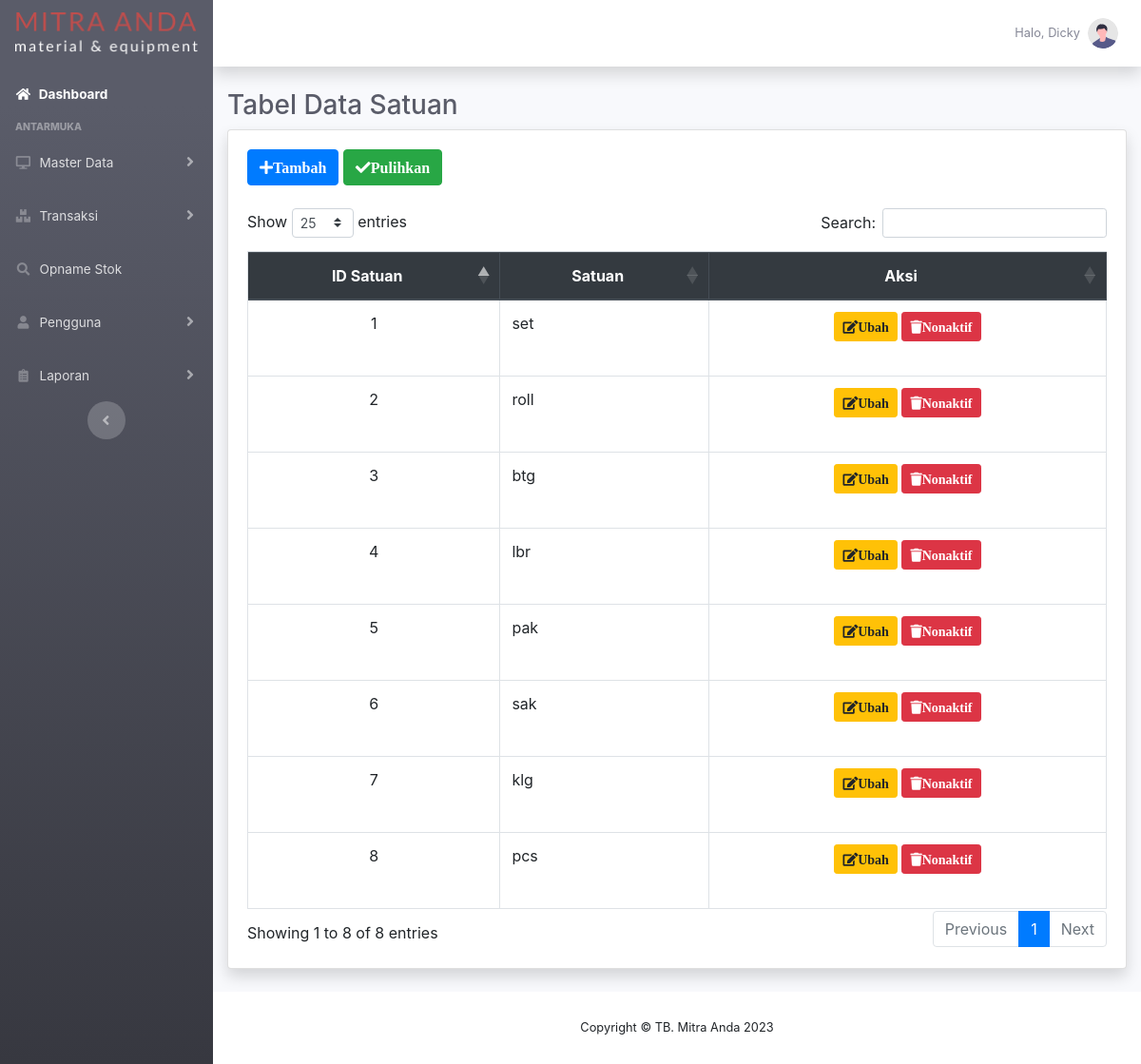
The app's page /php/modul/master/satuan.php (signed in) with its own data.
### tables this page shows
CREATE TABLE `tbsatuan` (
  `idSatuan` int(11) NOT NULL,
  `Satuan` varchar(10) NOT NULL,
  `Status` tinyint(1) NOT NULL
);

### php/modul/master/satuan.php (the view, shortened to what this page needs)
<?php
	require '../../fungsi.php';
?>
<!DOCTYPE html>
<html lang="en">
    <head>
        <link href="../../../vendor/fontawesome-free/css/all.min.css" rel="stylesheet" type="text/css">
        <link href="../../../css/sb-admin-2.css" rel="stylesheet">
        <link rel="stylesheet" href="https://maxcdn.bootstrapcdn.com/bootstrap/4.5.2/css/bootstrap.min.css">
        <link rel="stylesheet" type="text/css" href="https://cdnjs.cloudflare.com/ajax/libs/twitter-bootstrap/4.5.2/css/bootstrap.css">
        <link rel="stylesheet" type="text/css" href="https://cdn.datatables.net/1.13.4/css/dataTables.bootstrap4.min.css">
        <link rel="stylesheet" type="text/css" href="https://cdn.datatables.net/buttons/1.6.5/css/buttons.dataTables.min.css">
        <link rel="stylesheet" href="https://cdn.jsdelivr.net/npm/bootstrap-select@1.13.14/dist/css/bootstrap-select.min.css">
    </head>
    <body id="page-top">
        <div id="wrapper">
            <ul class="navbar-nav bg-gradient-dark sidebar sidebar-dark accordion" id="accordionSidebar">
                <a class="sidebar-brand d-flex align-items-center justify-content-center" href="../../index.php">
                    <img class="img-fluid" src="../../../assets/img/logotext.png"></img>
                </a>
                <li class="nav-item active">
                    <a class="nav-link" href="../../index.php">
                        <i class="fas fa-fw fa-home"></i>
                        <span>Dashboard</span></a>
                </li>
                <div class="sidebar-heading">
                    Antarmuka
                </div>
                <li class="nav-item">
                    <a class="nav-link collapsed" href="#" data-toggle="collapse" data-target="#collapseMaster"
                    aria-expanded="true" aria-controls="collapseMaster">
                        <i class="fas fa-fw fa-desktop"></i>
                        <span>Master Data</span>
                    </a>
                </li>
                <li class="nav-item">
                    <a class="nav-link collapsed" href="#" data-toggle="collapse" data-target="#collapseStok"
                    aria-expanded="true" aria-controls="collapseStok">
                        <i class="fas fa-fw fa-boxes"></i>
                        <span>Transaksi</span>
                    </a>
                </li>
                <?php
                    $jabatan=$_SESSION['Jabatan']=='Owner';
                    $jabatan2=$_SESSION['Jabatan']=='Checker';
                    if($jabatan OR $jabatan2){
                ?>
                <li class="nav-item">
                    <a class="nav-link" href="../opname/dataopname.php">
                    <i class="fas fa-fw fa-search"></i>
                    <span>Opname Stok</span></a>
                </li>
                <?php
                    }
                ?>
                <li class="nav-item">
                    <a class="nav-link collapsed" href="#" data-toggle="collapse" data-target="#collapsePengguna"
                    aria-expanded="true" aria-controls="collapsePengguna">
                        <i class="fas fa-fw fa-user"></i>
                        <span>Pengguna</span>
                    </a>
                </li>
                <li class="nav-item">
                    <a class="nav-link collapsed" href="#" data-toggle="collapse" data-target="#collapseLaporan"
                    aria-expanded="true" aria-controls="collapseLaporan">
                        <i class="fas fa-fw fa-clipboard-list"></i>
                        <span>Laporan</span>
                    </a>
                </li>
                <div class="text-center d-none d-md-inline">
                    <button class="rounded-circle border-0" id="sidebarToggle"></button>
                </div>
            </ul>
            <div id="content-wrapper" class="d-flex flex-column">
                <div id="content">
                    <nav class="navbar navbar-expand navbar-light bg-white topbar mb-4 static-top shadow">
                        <ul class="navbar-nav ml-auto">
                            <li class="nav-item dropdown no-arrow">
                                <a class="nav-link dropdown-toggle" href="#" id="userDropdown" role="button"
                                    data-toggle="dropdown" aria-haspopup="true" aria-expanded="false">
                                    <span class="mr-2 d-none d-lg-inline text-gray-600 small"><?php echo 'Halo, '. $_SESSION['Nama'];?></span>
                                    <img class="img-profile rounded-circle"
                                        src="../../../assets/img/undraw_profile.svg">
                                </a>
                            </li>
                        </ul>
                    </nav>
                    <div class="container-fluid">
                        <h1 class="h3 mb-2 text-gray-800">Tabel Data Satuan</h1>
                        <div class="card shadow mb-4">
                            <div class="card-body">
                                <button type="button" class="btn btn-primary" data-toggle="modal" data-target="#tambah">
                                        <i class="fas fa-plus">Tambah</i>
                                </button>
                                <button type="button" class="btn btn-success" data-toggle="modal" data-target="#pulihkan">
                                    <i class="fas fa-check">Pulihkan</i>
                                </button>
                                <br><br>
                                <div id="datatables">
                                    <table class="table table-stripped table-bordered table-hover" id="dtSatuan" width="100%" cellspacing="0">
                                        <thead class="thead-dark">
                                            <tr>
                                                <th class="text-center">ID Satuan</th>
                                                <th class="text-center">Satuan</th>
                                                <th class="text-center">Aksi</th>
                                            </tr>
                                        </thead>
                                        <tbody>
                                            <?php
                                                $tampilDataSatuan= mysqli_query($conn,"SELECT * FROM tbsatuan WHERE Status='1'");
                                                while($data=mysqli_fetch_array($tampilDataSatuan)){
                                                    $idSatuan = $data['idSatuan'];
                                                    $Satuan = $data['Satuan'];
                                                ?>
                                                <tr>
                                                    <td class="text-center"><?=$idSatuan;?></td>
                                                    <td><?php echo $Satuan;?></td>
                                                    <td class="text-center">
                                                        <button type="button" class="btn btn-warning btn-sm mb-4" data-toggle="modal" data-target="#ubah<?=$idSatuan;?>">
                                                            <i class="fas fa-edit">Ubah</i>
                                                        </button>
                                                        <button type="button" class="btn btn-danger btn-sm mb-4" data-toggle="modal" data-target="#nonaktif<?=$idSatuan;?>">
                                                            <i class="fas fa-trash">Nonaktif</i>
                                                        </button>
                                                    </td>
                                                </tr>
                                            <?php
                                                };
                                            ?>
                                        </tbody>
                                    </table>
                                </div>
                            </div>
                        </div>
                    </div>
                </div>
                <footer class="sticky-footer bg-white">
                    <div class="container my-auto">
                        <div class="copyright text-center my-auto">
                            <span>Copyright &copy; TB. Mitra Anda 2023</span>
                        </div>
                    </div>
                </footer>
            </div>
        </div>
    </body>
</html>

### records on screen
tbsatuan: idSatuan "1", Satuan "set"
tbsatuan: idSatuan "2", Satuan "roll"
tbsatuan: idSatuan "3", Satuan "btg"
tbsatuan: idSatuan "4", Satuan "lbr"
tbsatuan: idSatuan "5", Satuan "pak"
tbsatuan: idSatuan "6", Satuan "sak"
tbsatuan: idSatuan "7", Satuan "klg"
tbsatuan: idSatuan "8", Satuan "pcs"

### other values on screen
$_SESSION['Nama'] "Dicky"
